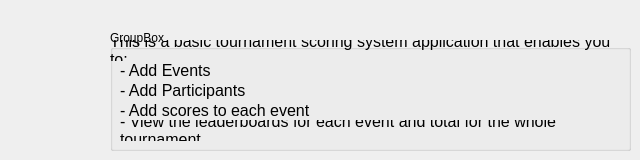
    <widget class="QWidget" name="page_home">
     <widget class="QGroupBox" name="main_page_grpbox">
      <property name="geometry">
       <rect>
        <x>110</x>
        <y>30</y>
        <width>521</width>
        <height>121</height>
       </rect>
      </property>
      <property name="title">
       <string>GroupBox</string>
      </property>
      <widget class="QLabel" name="main_page_text_1">
       <property name="geometry">
        <rect>
         <x>0</x>
         <y>10</y>
         <width>511</width>
         <height>21</height>
        </rect>
       </property>
       <property name="font">
        <font>
         <family>Arial</family>
         <pointsize>12</pointsize>
         <weight>50</weight>
         <bold>false</bold>
         <kerning>true</kerning>
        </font>
       </property>
       <property name="text">
        <string>This is a basic tournament scoring system application that enables you to: </string>
       </property>
       <property name="wordWrap">
        <bool>true</bool>
       </property>
      </widget>
      <widget class="QLabel" name="main_page_text_2">
       <property name="geometry">
        <rect>
         <x>10</x>
         <y>30</y>
         <width>161</width>
         <height>21</height>
        </rect>
       </property>
       <property name="font">
        <font>
         <family>Arial</family>
         <pointsize>12</pointsize>
         <weight>50</weight>
         <bold>false</bold>
         <kerning>true</kerning>
        </font>
       </property>
       <property name="text">
        <string>- Add Events</string>
       </property>
       <property name="wordWrap">
        <bool>true</bool>
       </property>
      </widget>
      <widget class="QLabel" name="main_page_text_3">
       <property name="geometry">
        <rect>
         <x>10</x>
         <y>50</y>
         <width>161</width>
         <height>21</height>
        </rect>
       </property>
       <property name="font">
        <font>
         <family>Arial</family>
         <pointsize>12</pointsize>
         <weight>50</weight>
         <bold>false</bold>
         <kerning>true</kerning>
        </font>
       </property>
       <property name="text">
        <string>- Add Participants</string>
       </property>
       <property name="wordWrap">
        <bool>true</bool>
       </property>
      </widget>
      <widget class="QLabel" name="main_page_text_4">
       <property name="geometry">
        <rect>
         <x>10</x>
         <y>70</y>
         <width>191</width>
         <height>21</height>
        </rect>
       </property>
       <property name="font">
        <font>
         <family>Arial</family>
         <pointsize>12</pointsize>
         <weight>50</weight>
         <bold>false</bold>
         <kerning>true</kerning>
        </font>
       </property>
       <property name="text">
        <string>- Add scores to each event</string>
       </property>
       <property name="wordWrap">
        <bool>true</bool>
       </property>
      </widget>
      <widget class="QLabel" name="main_page_text_5">
       <property name="geometry">
        <rect>
         <x>10</x>
         <y>90</y>
         <width>521</width>
         <height>21</height>
        </rect>
       </property>
       <property name="font">
        <font>
         <family>Arial</family>
         <pointsize>12</pointsize>
         <weight>50</weight>
         <bold>false</bold>
         <kerning>true</kerning>
        </font>
       </property>
       <property name="text">
        <string>- View the leaderboards for each event and total for the whole tournament</string>
       </property>
       <property name="wordWrap">
        <bool>true</bool>
       </property>
      </widget>
     </widget>
    </widget>
